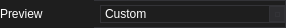
<?xml version="1.0" encoding="UTF-8"?>
<ui version="4.0">
 <class>CompressBarWidget</class>
 <widget class="QWidget" name="CompressBarWidget">
  <property name="geometry">
   <rect>
    <x>0</x>
    <y>0</y>
    <width>286</width>
    <height>28</height>
   </rect>
  </property>
  <property name="windowTitle">
   <string>Form</string>
  </property>
  <property name="styleSheet">
   <string notr="true">/*
	Copyright 2013 Emanuel Claesson

	Licensed under the Apache License, Version 2.0 (the &quot;License&quot;);
	you may not use this file except in compliance with the License.
	You may obtain a copy of the License at

		http://www.apache.org/licenses/LICENSE-2.0

	Unless required by applicable law or agreed to in writing, software
	distributed under the License is distributed on an &quot;AS IS&quot; BASIS,
	WITHOUT WARRANTIES OR CONDITIONS OF ANY KIND, either express or implied.
	See the License for the specific language governing permissions and
	limitations under the License.
*/

/*
	COLOR_DARK     = #1e1e1e
	COLOR_MEDIUM   = #2d2d30
	COLOR_MEDLIGHT = #333337
	COLOR_LIGHT    = #FFFFFF
	COLOR_ACCENT   = #3f3f46
*/

* {
	background: #1e1e1e;
	color: #FFFFFF;
	border: 1px solid #333337;
}

QWidget::item:selected {
	background: #3f3f46;
}

QCheckBox, QRadioButton {
	border: none;
}

QRadioButton::indicator, QCheckBox::indicator {
	width: 13px;
	height: 13px;
}

QRadioButton::indicator::unchecked, QCheckBox::indicator::unchecked {
	border: 1px solid #333337;
	background: none;
}

QRadioButton::indicator:unchecked:hover, QCheckBox::indicator:unchecked:hover {
	border: 1px solid #FFFFFF;
}

QRadioButton::indicator::checked, QCheckBox::indicator::checked {
	border: 1px solid #333337;
	background: #333337;
}

QRadioButton::indicator:checked:hover, QCheckBox::indicator:checked:hover {
	border: 1px solid #FFFFFF;
	background: #FFFFFF;
}

QGroupBox {
	margin-top: 6px;
}

QGroupBox::title {
	top: -7px;
	left: 7px;
}

QScrollBar {
	border: 1px solid #686868;
	background: #1e1e1e;
}

QScrollBar:horizontal {
	height: 15px;
	margin: 0px 0px 0px 32px;
}

QScrollBar:vertical {
	width: 15px;
	margin: 32px 0px 0px 0px;
}

QScrollBar::handle {
	background: #2d2d30;
	border: 1px solid #333337;
}

QScrollBar::handle:horizontal {
	border-width: 0px 1px 0px 1px;
}

QScrollBar::handle:vertical {
	border-width: 1px 0px 1px 0px;
}

QScrollBar::handle:horizontal {
	min-width: 20px;
}

QScrollBar::handle:vertical {
	min-height: 20px;
}

QScrollBar::add-line, QScrollBar::sub-line {
	background:#2d2d30;
	border: 1px solid #333337;
	subcontrol-origin: margin;
}

QScrollBar::add-line {
	position: absolute;
}

QScrollBar::add-line:horizontal {
	width: 15px;
	subcontrol-position: left;
	left: 15px;
}

QScrollBar::add-line:vertical {
	height: 15px;
	subcontrol-position: top;
	top: 15px;
}

QScrollBar::sub-line:horizontal {
	width: 15px;
	subcontrol-position: top left;
}

QScrollBar::sub-line:vertical {
	height: 15px;
	subcontrol-position: top;
}

QScrollBar:left-arrow, QScrollBar::right-arrow, QScrollBar::up-arrow, QScrollBar::down-arrow {
	border: 1px solid #333337;
	width: 3px;
	height: 3px;
}

QScrollBar::add-page, QScrollBar::sub-page {
	background: none;
}

QAbstractButton:hover {
	background: #2d2d30;
}

QAbstractButton:pressed {
	background: #333337;
}

QAbstractItemView {
	show-decoration-selected: 1;
	selection-background-color: #3f3f46;
	selection-color: #FFFFFF;
	alternate-background-color: #2d2d30;
}

QHeaderView {
	border: 1px solid #333337;
}

QHeaderView::section {
	background: #1e1e1e;
	border: 1px solid #333337;
	padding: 4px;
}

QHeaderView::section:selected, QHeaderView::section::checked {
	background: #2d2d30;
}

QTableView {
	gridline-color: #333337;
}

QTabBar {
	margin-left: 2px;
}

QTabBar::tab {
	border-radius: 0px;
	padding: 4px;
	margin: 4px;
}

QTabBar::tab:selected {
	background: #2d2d30;
}

QComboBox::down-arrow {
	border: 1px solid #333337;
	background: #2d2d30;
}

QComboBox::drop-down {
	border: 1px solid #333337;
	background: #2d2d30;
}

QComboBox::down-arrow {
	width: 3px;
	height: 3px;
	border: 1px solid #333337;
}

QAbstractSpinBox {
	padding-right: 15px;
}

QAbstractSpinBox::up-button, QAbstractSpinBox::down-button {
	border: 1px solid #333337;
	background: #2d2d30;
	subcontrol-origin: border;
}

QAbstractSpinBox::up-arrow, QAbstractSpinBox::down-arrow {
	width: 3px;
	height: 3px;
	border: 1px solid #333337;
}

QSlider {
	border: none;
}

QSlider::groove:horizontal {
	height: 5px;
	margin: 4px 0px 4px 0px;
}

QSlider::groove:vertical {
	width: 5px;
	margin: 0px 4px 0px 4px;
}

QSlider::handle {
	border: 1px solid #333337;
	background: #2d2d30;
}

QSlider::handle:horizontal {
	width: 15px;
	margin: -4px 0px -4px 0px;
}

QSlider::handle:vertical {
	height: 15px;
	margin: 0px -4px 0px -4px;
}

QSlider::add-page:vertical, QSlider::sub-page:horizontal {
	background: #3f3f46;
}

QSlider::sub-page:vertical, QSlider::add-page:horizontal {
	background: #2d2d30;
}

QLabel {
	border: none;
}

QProgressBar {
	text-align: center;
}

QProgressBar::chunk {
	width: 1px;
	background-color: #3f3f46;
}

QMenu::separator {
	background: #2d2d30;
}</string>
  </property>
  <property name="locale">
   <locale language="English" country="UnitedStates"/>
  </property>
  <layout class="QHBoxLayout" name="horizontalLayout">
   <property name="leftMargin">
    <number>0</number>
   </property>
   <property name="topMargin">
    <number>0</number>
   </property>
   <property name="rightMargin">
    <number>0</number>
   </property>
   <property name="bottomMargin">
    <number>0</number>
   </property>
   <item>
    <widget class="QLabel" name="label">
     <property name="font">
      <font>
       <family>Arial</family>
      </font>
     </property>
     <property name="text">
      <string>Preview</string>
     </property>
    </widget>
   </item>
   <item>
    <widget class="QComboBox" name="_compressBox">
     <property name="minimumSize">
      <size>
       <width>186</width>
       <height>0</height>
      </size>
     </property>
     <item>
      <property name="text">
       <string>Custom</string>
      </property>
     </item>
     <item>
      <property name="text">
       <string>WXGA+(16:10)</string>
      </property>
     </item>
     <item>
      <property name="text">
       <string>XGA(4:3)</string>
      </property>
     </item>
    </widget>
   </item>
  </layout>
 </widget>
 <resources/>
 <connections/>
</ui>
